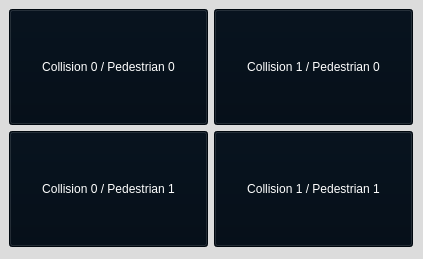
<?xml version="1.0" encoding="UTF-8"?>
<ui version="4.0">
 <class>TLSimulator</class>
 <widget class="QWidget" name="TLSimulator">
  <property name="windowModality">
   <enum>Qt::NonModal</enum>
  </property>
  <property name="enabled">
   <bool>true</bool>
  </property>
  <property name="geometry">
   <rect>
    <x>0</x>
    <y>0</y>
    <width>423</width>
    <height>259</height>
   </rect>
  </property>
  <property name="windowTitle">
   <string>Traffic Light Simulator</string>
  </property>
  <property name="windowIcon">
   <iconset>
    <normaloff>../icon/icon7.png</normaloff>../icon/icon7.png</iconset>
  </property>
  <property name="styleSheet">
   <string notr="true">QPushButton:enabled{
background-color:rgb(0,10,20);
}
QPushButton:disabled{
background-color:rgb(0,10,20);
}
QWidget{
	background-color: rgb(220,220,220);
}
</string>
  </property>
  <widget class="QWidget" name="gridLayoutWidget_3">
   <property name="geometry">
    <rect>
     <x>9</x>
     <y>9</y>
     <width>404</width>
     <height>238</height>
    </rect>
   </property>
   <layout class="QGridLayout" name="gridLayout">
    <item row="0" column="1">
     <widget class="QPushButton" name="c1p0">
      <property name="sizePolicy">
       <sizepolicy hsizetype="Expanding" vsizetype="Expanding">
        <horstretch>0</horstretch>
        <verstretch>1</verstretch>
       </sizepolicy>
      </property>
      <property name="styleSheet">
       <string notr="true">color: rgb(255, 255, 255);</string>
      </property>
      <property name="text">
       <string>Collision 1 / Pedestrian 0</string>
      </property>
      <property name="iconSize">
       <size>
        <width>100</width>
        <height>50</height>
       </size>
      </property>
     </widget>
    </item>
    <item row="0" column="0">
     <widget class="QPushButton" name="c0p0">
      <property name="enabled">
       <bool>true</bool>
      </property>
      <property name="sizePolicy">
       <sizepolicy hsizetype="Expanding" vsizetype="Expanding">
        <horstretch>0</horstretch>
        <verstretch>1</verstretch>
       </sizepolicy>
      </property>
      <property name="styleSheet">
       <string notr="true">color: rgb(255, 255, 255);</string>
      </property>
      <property name="text">
       <string>Collision 0 / Pedestrian 0</string>
      </property>
      <property name="iconSize">
       <size>
        <width>100</width>
        <height>50</height>
       </size>
      </property>
      <property name="checkable">
       <bool>false</bool>
      </property>
      <property name="autoRepeat">
       <bool>false</bool>
      </property>
      <property name="autoExclusive">
       <bool>false</bool>
      </property>
      <property name="autoDefault">
       <bool>false</bool>
      </property>
      <property name="default">
       <bool>false</bool>
      </property>
      <property name="flat">
       <bool>false</bool>
      </property>
     </widget>
    </item>
    <item row="1" column="0">
     <widget class="QPushButton" name="c0p1">
      <property name="enabled">
       <bool>true</bool>
      </property>
      <property name="sizePolicy">
       <sizepolicy hsizetype="Expanding" vsizetype="Expanding">
        <horstretch>0</horstretch>
        <verstretch>1</verstretch>
       </sizepolicy>
      </property>
      <property name="styleSheet">
       <string notr="true">color: rgb(255, 255, 255);</string>
      </property>
      <property name="text">
       <string>Collision 0 / Pedestrian 1</string>
      </property>
      <property name="iconSize">
       <size>
        <width>100</width>
        <height>50</height>
       </size>
      </property>
      <property name="checkable">
       <bool>false</bool>
      </property>
      <property name="autoRepeat">
       <bool>false</bool>
      </property>
      <property name="autoExclusive">
       <bool>false</bool>
      </property>
      <property name="autoDefault">
       <bool>false</bool>
      </property>
      <property name="default">
       <bool>false</bool>
      </property>
      <property name="flat">
       <bool>false</bool>
      </property>
     </widget>
    </item>
    <item row="1" column="1">
     <widget class="QPushButton" name="c1p1">
      <property name="enabled">
       <bool>true</bool>
      </property>
      <property name="sizePolicy">
       <sizepolicy hsizetype="Expanding" vsizetype="Expanding">
        <horstretch>0</horstretch>
        <verstretch>1</verstretch>
       </sizepolicy>
      </property>
      <property name="styleSheet">
       <string notr="true">color: rgb(255, 255, 255);</string>
      </property>
      <property name="text">
       <string>Collision 1 / Pedestrian 1</string>
      </property>
      <property name="iconSize">
       <size>
        <width>100</width>
        <height>50</height>
       </size>
      </property>
      <property name="checkable">
       <bool>false</bool>
      </property>
      <property name="autoRepeat">
       <bool>false</bool>
      </property>
      <property name="autoExclusive">
       <bool>false</bool>
      </property>
      <property name="autoDefault">
       <bool>false</bool>
      </property>
      <property name="default">
       <bool>false</bool>
      </property>
      <property name="flat">
       <bool>false</bool>
      </property>
     </widget>
    </item>
   </layout>
  </widget>
 </widget>
 <resources/>
 <connections/>
</ui>
